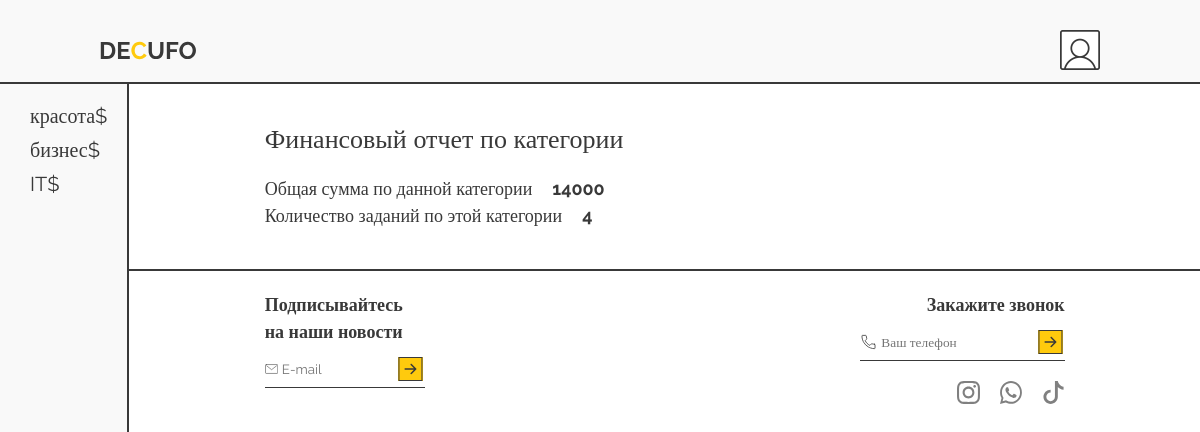
/report.php?id=1 (signed in), run on the app's committed database.
### tables this page shows
CREATE TABLE `categories` (
  `id_category` int(6) NOT NULL,
  `category_name` varchar(32) DEFAULT NULL,
  `id_img` int(11) NOT NULL
);

### database.php (called while the page is built, shortened)
<?php
class Database
{
    private $host;
    private $port;
    private $db;
    private $user_name;
    private $user_pwd;
    private $crs;
    private $connection;
    public function __construct()
    {
        $data = parse_ini_file('db.ini');
        $this->host = $data["host"];
        $this->port = $data["port"];
        $this->db = $data["db"];
        $this->user_name = $data["user_name"];
        $this->user_pwd = $data["user_pwd"];
        $this->crs = $data["crs"];
    }
    private function getDb()
    {
        $this->connection = new PDO('mysql:host=' . $this->host . ':' . $this->port . ';charset=' . $this->crs . ';dbname=' . $this->db, $this->user_name, $this->user_pwd);
    }
    public function selectAll($sql, $param = [])
    {
        $query = $this->connection->prepare($sql);
        $query->execute($param);
        return $query->fetchAll(PDO::FETCH_ASSOC);
    }
}

### aside.php (the view)
<?php
  $sqlAside = 'SELECT * from categories';
?>
<aside>
    <ul>
        <?php foreach($database->selectAll($sqlAside) as $item): ?>
          <li><a href="tasks.php?id=<?=$item["id_category"]?>"><?=$item["category_name"]?></a><a href="report.php?id=<?= $item["id_category"] ?>">$</a></li>
        <?php endforeach; ?>
    </ul>
</aside>

### style/style.css (style rules this page uses)
:root { --secondary: #393939; --main: #ffca0d; --other: #f9f9f9; --light: white; }
* { margin: 0; padding: 0; box-sizing: border-box; color: var(--secondary); font-family: "Raleway"; }
a { text-decoration: none; color: var(--light); }
aside a { color: var(--secondary); }
li { list-style: none; font-size: 20px; padding-bottom: 10px; }
body { background-color: var(--other); }
aside { background-color: var(--other); height: 100vh; position: sticky; top: 0px; margin-left: 30px; padding-top: 20px; padding-right: 20px; border-right: 2px solid var(--secondary); }

### data on the page
categories: category_name "красота"
categories: category_name "бизнес"
categories: category_name "IT"

### other printed values
$cost "14000"
$database->countRow($sql, $param) "4"
